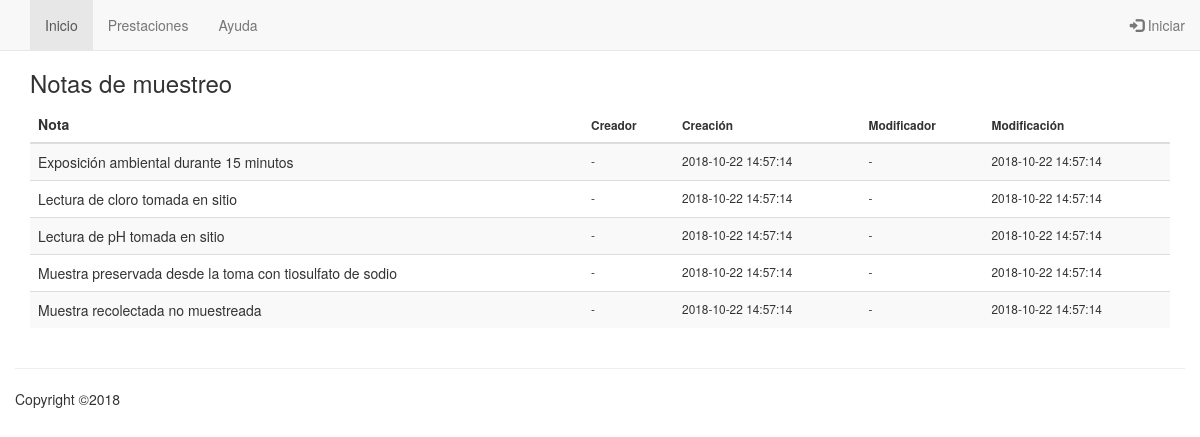
/app/views/operations/view_sampling_note.php, run on an earlier commit of the app's database.
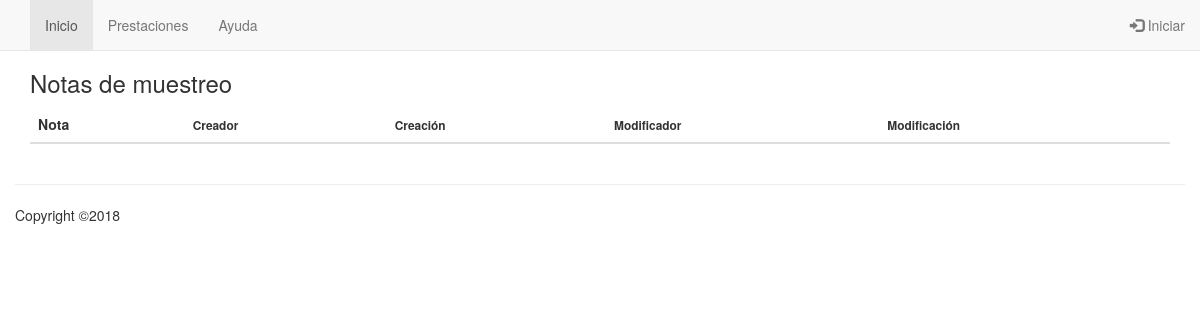
And on a later commit of the database.
### tables this page shows
CREATE TABLE IF NOT EXISTS oc_sampling_note ( 
id_sampling_note SMALLINT UNSIGNED NOT NULL AUTO_INCREMENT, 
name CHAR(200) NOT NULL, 
is_system BOOLEAN NOT NULL, 
is_deleted BOOLEAN NOT NULL, 
fk_user_ins SMALLINT UNSIGNED NOT NULL, 
fk_user_upd SMALLINT UNSIGNED NOT NULL, 
ts_user_ins TIMESTAMP NOT NULL DEFAULT '0000-00-00 00:00:00', 
ts_user_upd TIMESTAMP NOT NULL DEFAULT CURRENT_TIMESTAMP, 
CONSTRAINT pk_oc_sampling_note PRIMARY KEY (id_sampling_note));

CREATE TABLE IF NOT EXISTS cc_user ( 
id_user SMALLINT UNSIGNED NOT NULL AUTO_INCREMENT, 
name CHAR(201) NOT NULL, 
prefix CHAR(25) NOT NULL, 
surname CHAR(100) NOT NULL, 
forename CHAR(100) NOT NULL, 
initials CHAR(10) NOT NULL, 
mail CHAR(200) NOT NULL, 
user_name CHAR(50) NOT NULL, 
user_pswd CHAR(200) NOT NULL, 
is_system BOOLEAN NOT NULL, 
is_deleted BOOLEAN NOT NULL, 
fk_user_type SMALLINT UNSIGNED NOT NULL, 
nk_entity INTEGER UNSIGNED, 
nk_user_job SMALLINT UNSIGNED, 
fk_user_ins SMALLINT UNSIGNED NOT NULL, 
fk_user_upd SMALLINT UNSIGNED NOT NULL, 
ts_user_ins TIMESTAMP NOT NULL DEFAULT '0000-00-00 00:00:00', 
ts_user_upd TIMESTAMP NOT NULL DEFAULT CURRENT_TIMESTAMP, 
CONSTRAINT pk_cc_user PRIMARY KEY (id_user));

### app/views/operations/view_sampling_note.php (the view, shortened to what this page needs)
<?php
echo '<!DOCTYPE html>';
echo '<html>';
echo FApp::composeHtmlHead();
echo '<body>';
echo FAppNavbar::compose("catalogs");
echo '<div class="container" style="margin-top:50px">';
echo '<h3>Notas de muestreo</h3>';
$sql = <<<SQL
SELECT c.name AS c_name, c.id_sampling_note AS c_id,
c.ts_user_ins AS c_ts_user_ins, c.ts_user_upd AS c_ts_user_upd,
ui.name AS ui_name, uu.name AS uu_name
FROM oc_sampling_note AS c
INNER JOIN cc_user AS ui ON c.fk_user_ins = ui.id_user
INNER JOIN cc_user AS uu ON c.fk_user_upd = uu.id_user
WHERE NOT c.is_deleted
ORDER BY c.name, c.id_sampling_note;
SQL;
echo '<table class="table table-striped">';
echo '<thead>';
echo '<tr>';
echo '<th>Nota</th>';
echo '<th class="small">Creador</th>';
echo '<th class="small">Creación</th>';
echo '<th class="small">Modificador</th>';
echo '<th class="small">Modificación</th>';
echo '</tr>';
echo '</thead>';
echo '<tbody>';
$pdo = FGuiUtils::createPdo();
foreach ($pdo->query($sql) as $row) {
    echo '<tr>';
    echo '<td>' . $row['c_name'] . '</td>';
    echo '<td class="small">' . $row['ui_name'] . '</td>';
    echo '<td class="small">' . $row['c_ts_user_ins'] . '</td>';
    echo '<td class="small">' . $row['uu_name'] . '</td>';
    echo '<td class="small">' . $row['c_ts_user_upd'] . '</td>';
    echo '</tr>';
}
echo '</tbody>';
echo '</table>';
echo '</div>';
echo FApp::composeFooter();
echo '</body>';
echo '</html>';

What changed in the data, as far as the page shows it:
removed oc_sampling_note: name "Exposición ambiental durante 15 minutos", cc_user.name "-", ts_user_ins "2018-10-22 14:57:14", ts_user_upd "2018-10-22 14:57:14"
removed oc_sampling_note: name "Lectura de cloro tomada en sitio", cc_user.name "-", ts_user_ins "2018-10-22 14:57:14", ts_user_upd "2018-10-22 14:57:14"
removed oc_sampling_note: name "Lectura de pH tomada en sitio", cc_user.name "-", ts_user_ins "2018-10-22 14:57:14", ts_user_upd "2018-10-22 14:57:14"
removed oc_sampling_note: name "Muestra preservada desde la toma con tiosulfato de sodio", cc_user.name "-", ts_user_ins "2018-10-22 14:57:14", ts_user_upd "2018-10-22 14:57:14"
removed oc_sampling_note: name "Muestra recolectada no muestreada", cc_user.name "-", ts_user_ins "2018-10-22 14:57:14", ts_user_upd "2018-10-22 14:57:14"
